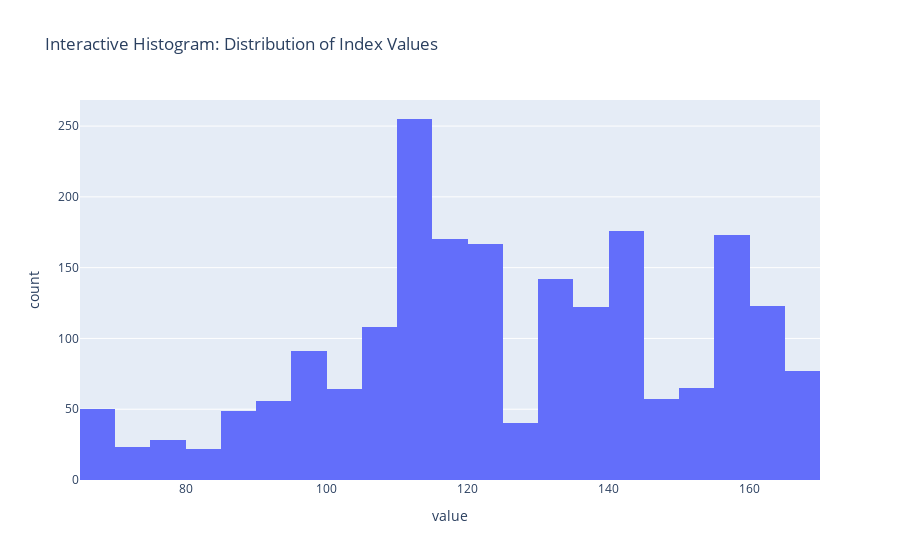

Notebook code for this chart:
### Code cell
# Create interactive histogram using Plotly
print("=== Interactive Histogram with Plotly ===")

# Basic interactive histogram
fig = px.histogram(df_cleaned, x='value', nbins=30, 
                   title='Interactive Histogram: Distribution of Index Values')

fig.show()

print("Histogram analysis complete! These plots help you understand:")
print("1. The overall distribution of your data")
print("2. Whether the data is normally distributed, skewed, or has multiple peaks")
print("3. Any seasonal or yearly patterns in the distribution")
print("4. Outliers and extreme values")
print("5. How the distribution varies across different categories")

### Figure 1 — Plotly figure (JSON) as saved in the notebook; plotly's stock layout.template omitted (floating-point values rounded to 4 significant figures; data arrays with more than 128 entries replaced by an {"elided": "..."} marker saying what was removed)
{"data": [{"bingroup": "x", "hovertemplate": "value=%{x}<br>count=%{y}<extra></extra>", "legendgroup": "", "marker": {"color": "#636efa", "pattern": {"shape": ""}}, "name": "", "nbinsx": 30, "orientation": "v", "showlegend": false, "type": "histogram", "x": {"elided": "2058 float values"}, "xaxis": "x", "yaxis": "y"}], "layout": {"barmode": "relative", "legend": {"tracegroupgap": 0}, "title": {"text": "Interactive Histogram: Distribution of Index Values"}, "xaxis": {"anchor": "y", "domain": [0, 1], "title": {"text": "value"}}, "yaxis": {"anchor": "x", "domain": [0, 1], "title": {"text": "count"}}}}
